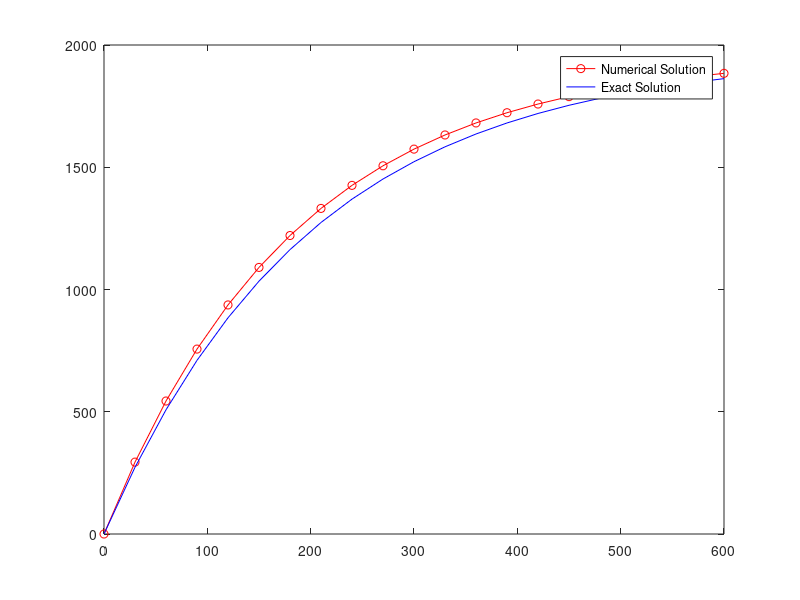

Recreate this plot in MATLAB.
%  Program Shuttle
nsteps = 20; dt = 30;
%  Initial condition:
t(1) = 0.; v(1) = 0;
disp('    Time  Velocity')
for i=1:nsteps
    v(i+1) = v(i) + dt*(9.8 - .005*v(i));
    t(i+1) = t(i) + dt;
    fprintf('%8.0f  %8.0f\n', t, v)
end
plot(t,v,'-or'), hold on
%  Exact solution:
te = 0:30:600;
ve = 1960*(1.-exp(-.005*te));
plot(te,ve,'-b')
legend("Numerical Solution", "Exact Solution");